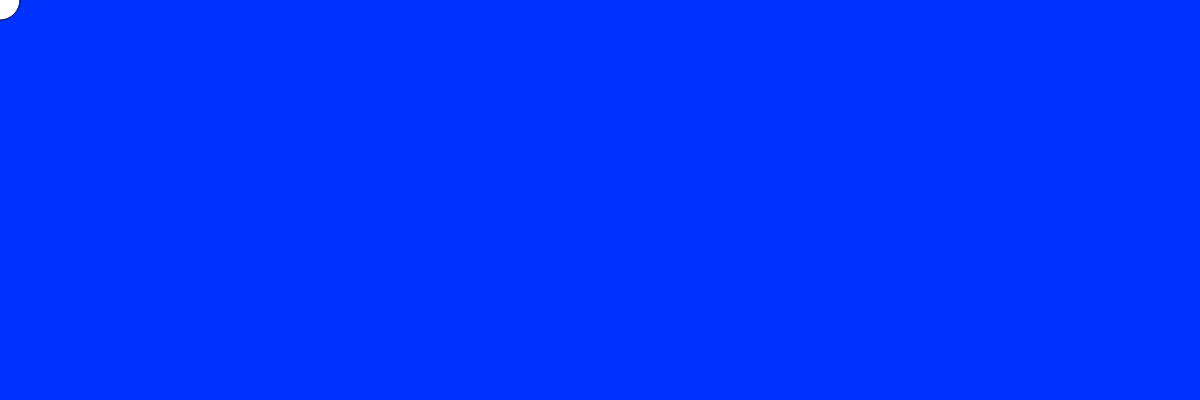
Frame 1 (no input)
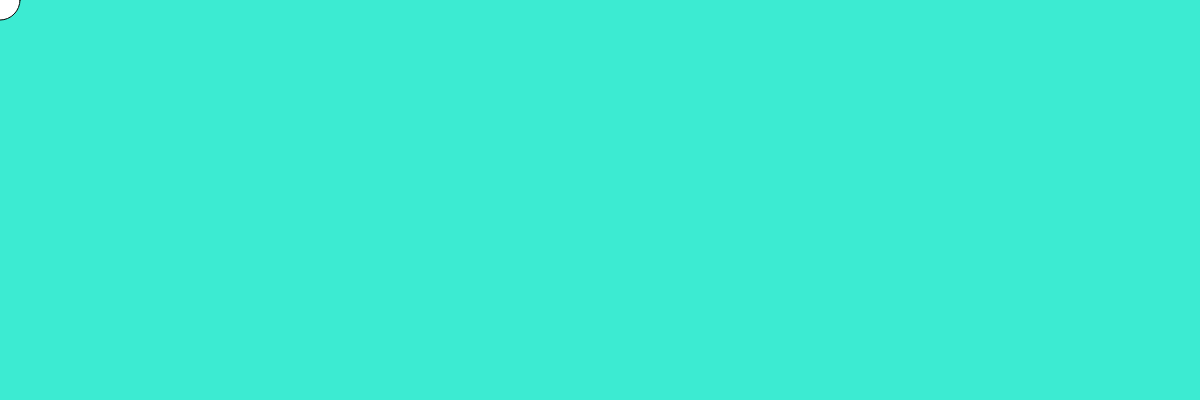
Frame 60 (no input)
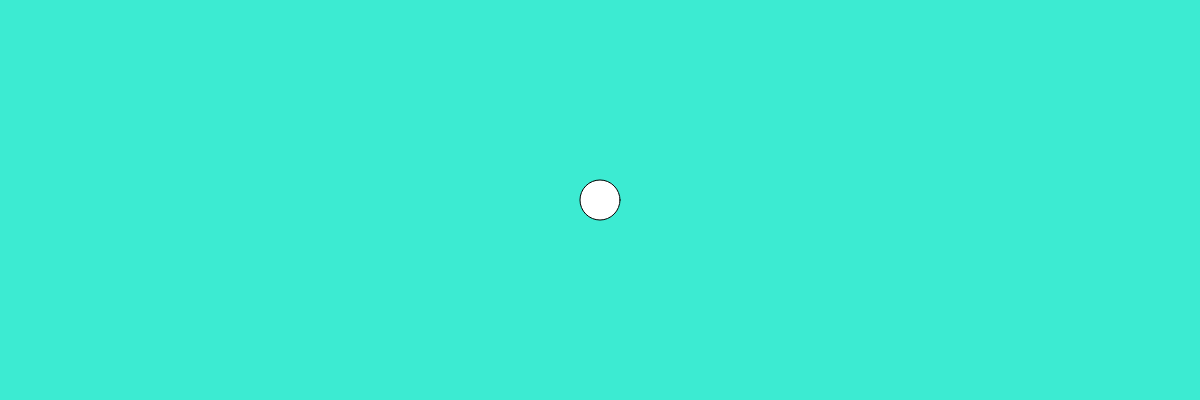
Frame 120 (the mouse pressed at the canvas centre since frame 60)

The p5.js sketch that drew these frames (run headless with seeded random() and noise() and a simulated clock; from frame 60 on, the mouse is pressed at the canvas centre):

// p5.js sketch
// ── sketch.js

var r = 0;
var g = 50;
var b=255;
// INITIALIZE ALL YOUR VARIABLES
// Ideally you would create 3 variables. red blue green or r, g, b


function setup(){

  createCanvas(1200,400);
  

}


function draw(){
  background(r,g,b);

  if(mouseX<400){
    r=r+20;
  }
  if(mouseX<200){
    g=g+20;
  }
  if(mouseX<800){
    b=b-20;
  }
  if(mouseX<=235){
    r=60;
  }
  if(mouseX<=768){
    g=235;
  }
  if(mouseX<=650){
    b=210;
  }

  let m =map(mouseX,0,width,0,width);
  fill(255);
ellipse(m,mouseY,40);
 




  // change the value of Red based on the mouse movement about the X axis
  // change the value of Green based on the mouse movement about the X axis
  // change the value of Blue based on the mouse movement about the X axis

  // Use the map() function to do so. 

  // Pass the values to the background() function you have learnt previously.

  // Create an ellipse that will move around with you mouse about the X axis.
  // Remember to fill the canvas with white paint before creating the ellipse.
}
